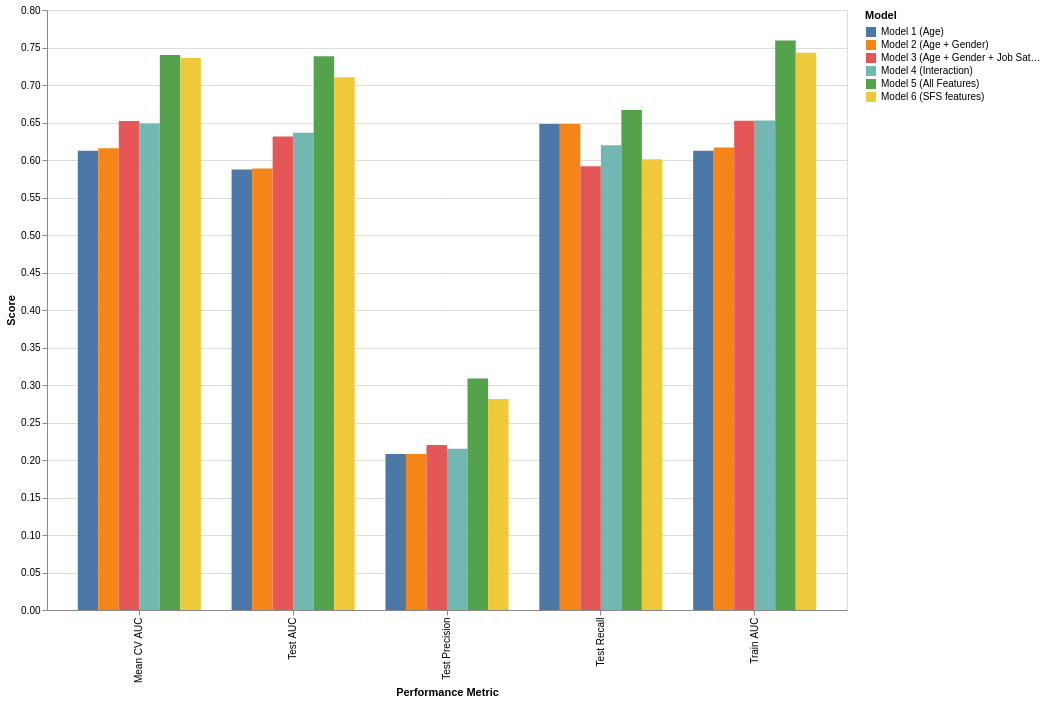

The notebook cell this image was saved under:
### Code cell
#### *********************** ####

alt.Chart(pivot_df).mark_bar().encode(
    x=alt.X('Metric:N' , title = 'Performance Metric'),
    y = alt.Y('Value:Q', title = 'Score'), 
    color = alt.Color('Model:N' , title = 'Model'),
    xOffset= 'Model:N'
).properties(
    width = 800,
    height = 600
)

#### *********************** ####

### Figure 1 — Vega-Lite specification as saved in the notebook (floating-point values rounded to 4 significant figures)
{"config": {"view": {"continuousWidth": 300, "continuousHeight": 300}}, "data": {"name": "data-3682f18406290802d1f18d8ccaf35d4e"}, "mark": {"type": "bar"}, "encoding": {"color": {"field": "Model", "title": "Model", "type": "nominal"}, "x": {"field": "Metric", "title": "Performance Metric", "type": "nominal"}, "xOffset": {"field": "Model", "type": "nominal"}, "y": {"field": "Value", "title": "Score", "type": "quantitative"}}, "height": 600, "width": 800, "$schema": "https://vega.github.io/schema/vega-lite/v5.20.1.json", "datasets": {"data-3682f18406290802d1f18d8ccaf35d4e": [{"Model": "Model 1 (Age)", "Metric": "Mean CV AUC", "Value": 0.6124}, {"Model": "Model 2 (Age + Gender)", "Metric": "Mean CV AUC", "Value": 0.6158}, {"Model": "Model 3 (Age + Gender + Job Satisfaction)", "Metric": "Mean CV AUC", "Value": 0.6519}, {"Model": "Model 4 (Interaction)", "Metric": "Mean CV AUC", "Value": 0.6487}, {"Model": "Model 5 (All Features)", "Metric": "Mean CV AUC", "Value": 0.74}, {"Model": "Model 6 (SFS features)", "Metric": "Mean CV AUC", "Value": 0.7359}, {"Model": "Model 1 (Age)", "Metric": "Train AUC", "Value": 0.6125}, {"Model": "Model 2 (Age + Gender)", "Metric": "Train AUC", "Value": 0.6168}, {"Model": "Model 3 (Age + Gender + Job Satisfaction)", "Metric": "Train AUC", "Value": 0.6524}, {"Model": "Model 4 (Interaction)", "Metric": "Train AUC", "Value": 0.6526}, {"Model": "Model 5 (All Features)", "Metric": "Train AUC", "Value": 0.7595}, {"Model": "Model 6 (SFS features)", "Metric": "Train AUC", "Value": 0.743}, {"Model": "Model 1 (Age)", "Metric": "Test AUC", "Value": 0.5875}, {"Model": "Model 2 (Age + Gender)", "Metric": "Test AUC", "Value": 0.5887}, {"Model": "Model 3 (Age + Gender + Job Satisfaction)", "Metric": "Test AUC", "Value": 0.6313}, {"Model": "Model 4 (Interaction)", "Metric": "Test AUC", "Value": 0.6365}, {"Model": "Model 5 (All Features)", "Metric": "Test AUC", "Value": 0.7385}, {"Model": "Model 6 (SFS features)", "Metric": "Test AUC", "Value": 0.7103}, {"Model": "Model 1 (Age)", "Metric": "Test Precision", "Value": 0.2081}, {"Model": "Model 2 (Age + Gender)", "Metric": "Test Precision", "Value": 0.2081}, {"Model": "Model 3 (Age + Gender + Job Satisfaction)", "Metric": "Test Precision", "Value": 0.2199}, {"Model": "Model 4 (Interaction)", "Metric": "Test Precision", "Value": 0.215}, {"Model": "Model 5 (All Features)", "Metric": "Test Precision", "Value": 0.3087}, {"Model": "Model 6 (SFS features)", "Metric": "Test Precision", "Value": 0.2813}, {"Model": "Model 1 (Age)", "Metric": "Test Recall", "Value": 0.6479}, {"Model": "Model 2 (Age + Gender)", "Metric": "Test Recall", "Value": 0.6479}, {"Model": "Model 3 (Age + Gender + Job Satisfaction)", "Metric": "Test Recall", "Value": 0.5915}, {"Model": "Model 4 (Interaction)", "Metric": "Test Recall", "Value": 0.6197}, {"Model": "Model 5 (All Features)", "Metric": "Test Recall", "Value": 0.6667}, {"Model": "Model 6 (SFS features)", "Metric": "Test Recall", "Value": 0.6009}]}}
